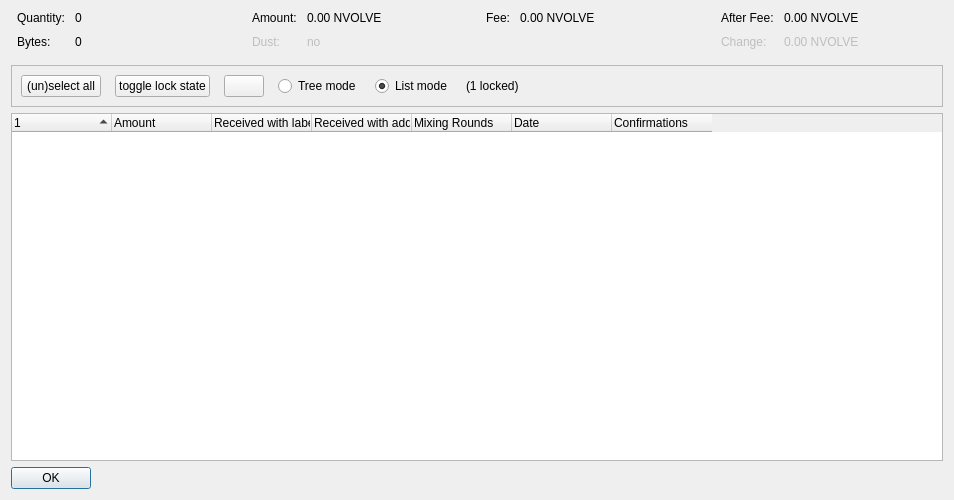
<?xml version="1.0" encoding="UTF-8"?>
<ui version="4.0">
 <class>CoinControlDialog</class>
 <widget class="QDialog" name="CoinControlDialog">
  <property name="geometry">
   <rect>
    <x>0</x>
    <y>0</y>
    <width>954</width>
    <height>500</height>
   </rect>
  </property>
  <property name="windowTitle">
   <string>Coin Selection</string>
  </property>
  <layout class="QVBoxLayout" name="verticalLayout">
   <item>
    <layout class="QHBoxLayout" name="horizontalLayoutTop" stretch="0,0,0,0">
     <property name="topMargin">
      <number>0</number>
     </property>
     <property name="bottomMargin">
      <number>10</number>
     </property>
     <item>
      <layout class="QFormLayout" name="formLayoutCoinControl1">
       <property name="horizontalSpacing">
        <number>10</number>
       </property>
       <property name="verticalSpacing">
        <number>10</number>
       </property>
       <property name="leftMargin">
        <number>6</number>
       </property>
       <property name="rightMargin">
        <number>6</number>
       </property>
       <item row="0" column="0">
        <widget class="QLabel" name="labelCoinControlQuantityText">
         <property name="text">
          <string>Quantity:</string>
         </property>
        </widget>
       </item>
       <item row="0" column="1">
        <widget class="QLabel" name="labelCoinControlQuantity">
         <property name="cursor">
          <cursorShape>IBeamCursor</cursorShape>
         </property>
         <property name="contextMenuPolicy">
          <enum>Qt::ActionsContextMenu</enum>
         </property>
         <property name="text">
          <string notr="true">0</string>
         </property>
         <property name="textInteractionFlags">
          <set>Qt::LinksAccessibleByMouse|Qt::TextSelectableByKeyboard|Qt::TextSelectableByMouse</set>
         </property>
        </widget>
       </item>
       <item row="1" column="0">
        <widget class="QLabel" name="labelCoinControlBytesText">
         <property name="text">
          <string>Bytes:</string>
         </property>
        </widget>
       </item>
       <item row="1" column="1">
        <widget class="QLabel" name="labelCoinControlBytes">
         <property name="cursor">
          <cursorShape>IBeamCursor</cursorShape>
         </property>
         <property name="contextMenuPolicy">
          <enum>Qt::ActionsContextMenu</enum>
         </property>
         <property name="text">
          <string notr="true">0</string>
         </property>
         <property name="textInteractionFlags">
          <set>Qt::LinksAccessibleByMouse|Qt::TextSelectableByKeyboard|Qt::TextSelectableByMouse</set>
         </property>
        </widget>
       </item>
      </layout>
     </item>
     <item>
      <layout class="QFormLayout" name="formLayoutCoinControl2">
       <property name="horizontalSpacing">
        <number>10</number>
       </property>
       <property name="verticalSpacing">
        <number>10</number>
       </property>
       <property name="leftMargin">
        <number>6</number>
       </property>
       <property name="rightMargin">
        <number>6</number>
       </property>
       <item row="0" column="0">
        <widget class="QLabel" name="labelCoinControlAmountText">
         <property name="text">
          <string>Amount:</string>
         </property>
        </widget>
       </item>
       <item row="0" column="1">
        <widget class="QLabel" name="labelCoinControlAmount">
         <property name="cursor">
          <cursorShape>IBeamCursor</cursorShape>
         </property>
         <property name="contextMenuPolicy">
          <enum>Qt::ActionsContextMenu</enum>
         </property>
         <property name="text">
          <string notr="true">0.00 NVOLVE</string>
         </property>
         <property name="textInteractionFlags">
          <set>Qt::LinksAccessibleByMouse|Qt::TextSelectableByKeyboard|Qt::TextSelectableByMouse</set>
         </property>
        </widget>
       </item>
       <item row="1" column="0">
        <widget class="QLabel" name="labelCoinControlLowOutputText">
         <property name="enabled">
          <bool>false</bool>
         </property>
         <property name="text">
          <string>Dust:</string>
         </property>
        </widget>
       </item>
       <item row="1" column="1">
        <widget class="QLabel" name="labelCoinControlLowOutput">
         <property name="enabled">
          <bool>false</bool>
         </property>
         <property name="cursor">
          <cursorShape>IBeamCursor</cursorShape>
         </property>
         <property name="contextMenuPolicy">
          <enum>Qt::ActionsContextMenu</enum>
         </property>
         <property name="text">
          <string notr="true">no</string>
         </property>
         <property name="textInteractionFlags">
          <set>Qt::LinksAccessibleByMouse|Qt::TextSelectableByKeyboard|Qt::TextSelectableByMouse</set>
         </property>
        </widget>
       </item>
      </layout>
     </item>
     <item>
      <layout class="QFormLayout" name="formLayoutCoinControl3">
       <property name="horizontalSpacing">
        <number>10</number>
       </property>
       <property name="verticalSpacing">
        <number>10</number>
       </property>
       <property name="leftMargin">
        <number>6</number>
       </property>
       <property name="rightMargin">
        <number>6</number>
       </property>
       <item row="0" column="0">
        <widget class="QLabel" name="labelCoinControlFeeText">
         <property name="text">
          <string>Fee:</string>
         </property>
        </widget>
       </item>
       <item row="0" column="1">
        <widget class="QLabel" name="labelCoinControlFee">
         <property name="cursor">
          <cursorShape>IBeamCursor</cursorShape>
         </property>
         <property name="contextMenuPolicy">
          <enum>Qt::ActionsContextMenu</enum>
         </property>
         <property name="text">
          <string notr="true">0.00 NVOLVE</string>
         </property>
         <property name="textInteractionFlags">
          <set>Qt::LinksAccessibleByMouse|Qt::TextSelectableByKeyboard|Qt::TextSelectableByMouse</set>
         </property>
        </widget>
       </item>
      </layout>
     </item>
     <item>
      <layout class="QFormLayout" name="formLayoutCoinControl4">
       <property name="horizontalSpacing">
        <number>10</number>
       </property>
       <property name="verticalSpacing">
        <number>10</number>
       </property>
       <property name="leftMargin">
        <number>6</number>
       </property>
       <property name="rightMargin">
        <number>6</number>
       </property>
       <item row="0" column="0">
        <widget class="QLabel" name="labelCoinControlAfterFeeText">
         <property name="text">
          <string>After Fee:</string>
         </property>
        </widget>
       </item>
       <item row="0" column="1">
        <widget class="QLabel" name="labelCoinControlAfterFee">
         <property name="cursor">
          <cursorShape>IBeamCursor</cursorShape>
         </property>
         <property name="contextMenuPolicy">
          <enum>Qt::ActionsContextMenu</enum>
         </property>
         <property name="text">
          <string notr="true">0.00 NVOLVE</string>
         </property>
         <property name="textInteractionFlags">
          <set>Qt::LinksAccessibleByMouse|Qt::TextSelectableByKeyboard|Qt::TextSelectableByMouse</set>
         </property>
        </widget>
       </item>
       <item row="1" column="0">
        <widget class="QLabel" name="labelCoinControlChangeText">
         <property name="enabled">
          <bool>false</bool>
         </property>
         <property name="text">
          <string>Change:</string>
         </property>
        </widget>
       </item>
       <item row="1" column="1">
        <widget class="QLabel" name="labelCoinControlChange">
         <property name="enabled">
          <bool>false</bool>
         </property>
         <property name="cursor">
          <cursorShape>IBeamCursor</cursorShape>
         </property>
         <property name="contextMenuPolicy">
          <enum>Qt::ActionsContextMenu</enum>
         </property>
         <property name="text">
          <string notr="true">0.00 NVOLVE</string>
         </property>
         <property name="textInteractionFlags">
          <set>Qt::LinksAccessibleByMouse|Qt::TextSelectableByKeyboard|Qt::TextSelectableByMouse</set>
         </property>
        </widget>
       </item>
      </layout>
     </item>
    </layout>
   </item>
   <item>
    <widget class="QFrame" name="frame">
     <property name="minimumSize">
      <size>
       <width>0</width>
       <height>40</height>
      </size>
     </property>
     <property name="frameShape">
      <enum>QFrame::StyledPanel</enum>
     </property>
     <property name="frameShadow">
      <enum>QFrame::Sunken</enum>
     </property>
     <layout class="QHBoxLayout" name="horizontalLayout">
      <item>
       <layout class="QHBoxLayout" name="horizontalLayoutPanel" stretch="0,0,0,0,0,0,0">
        <property name="spacing">
         <number>14</number>
        </property>
        <item>
         <widget class="QPushButton" name="pushButtonSelectAll">
          <property name="sizePolicy">
           <sizepolicy hsizetype="Maximum" vsizetype="Fixed">
            <horstretch>0</horstretch>
            <verstretch>0</verstretch>
           </sizepolicy>
          </property>
          <property name="text">
           <string>(un)select all</string>
          </property>
          <property name="autoDefault">
           <bool>false</bool>
          </property>
         </widget>
        </item>
        <item>
         <widget class="QPushButton" name="pushButtonToggleLock">
          <property name="sizePolicy">
           <sizepolicy hsizetype="Maximum" vsizetype="Fixed">
            <horstretch>0</horstretch>
            <verstretch>0</verstretch>
           </sizepolicy>
          </property>
          <property name="text">
           <string>toggle lock state</string>
          </property>
          <property name="autoDefault">
           <bool>false</bool>
          </property>
         </widget>
        </item>
        <item>
         <widget class="QPushButton" name="hideButton">
          <property name="sizePolicy">
           <sizepolicy hsizetype="Maximum" vsizetype="Fixed">
            <horstretch>0</horstretch>
            <verstretch>0</verstretch>
           </sizepolicy>
          </property>
          <property name="text">
           <string/>
          </property>
          <property name="autoDefault">
           <bool>false</bool>
          </property>
         </widget>
        </item>
        <item>
         <widget class="QRadioButton" name="radioTreeMode">
          <property name="sizePolicy">
           <sizepolicy hsizetype="Maximum" vsizetype="Fixed">
            <horstretch>0</horstretch>
            <verstretch>0</verstretch>
           </sizepolicy>
          </property>
          <property name="text">
           <string>Tree mode</string>
          </property>
         </widget>
        </item>
        <item>
         <widget class="QRadioButton" name="radioListMode">
          <property name="sizePolicy">
           <sizepolicy hsizetype="Maximum" vsizetype="Fixed">
            <horstretch>0</horstretch>
            <verstretch>0</verstretch>
           </sizepolicy>
          </property>
          <property name="text">
           <string>List mode</string>
          </property>
          <property name="checked">
           <bool>true</bool>
          </property>
         </widget>
        </item>
        <item>
         <widget class="QLabel" name="labelLocked">
          <property name="text">
           <string>(1 locked)</string>
          </property>
         </widget>
        </item>
        <item>
         <spacer name="horizontalSpacer">
          <property name="orientation">
           <enum>Qt::Horizontal</enum>
          </property>
          <property name="sizeHint" stdset="0">
           <size>
            <width>40</width>
            <height>20</height>
           </size>
          </property>
         </spacer>
        </item>
       </layout>
      </item>
     </layout>
    </widget>
   </item>
   <item>
    <widget class="CoinControlTreeWidget" name="treeWidget">
     <property name="contextMenuPolicy">
      <enum>Qt::CustomContextMenu</enum>
     </property>
     <property name="sortingEnabled">
      <bool>false</bool>
     </property>
     <property name="columnCount">
      <number>7</number>
     </property>
     <attribute name="headerShowSortIndicator" stdset="0">
      <bool>true</bool>
     </attribute>
     <attribute name="headerStretchLastSection">
      <bool>false</bool>
     </attribute>
     <column>
      <property name="text">
       <string/>
      </property>
     </column>
     <column>
      <property name="text">
       <string>Amount</string>
      </property>
     </column>
     <column>
      <property name="text">
       <string>Received with label</string>
      </property>
     </column>
     <column>
      <property name="text">
       <string>Received with address</string>
      </property>
     </column>
     <column>
      <property name="text">
       <string>Mixing Rounds</string>
      </property>
     </column>
     <column>
      <property name="text">
       <string>Date</string>
      </property>
     </column>
     <column>
      <property name="text">
       <string>Confirmations</string>
      </property>
      <property name="toolTip">
       <string>Confirmed</string>
      </property>
     </column>
    </widget>
   </item>
   <item>
    <widget class="QDialogButtonBox" name="buttonBox">
     <property name="sizePolicy">
      <sizepolicy hsizetype="Maximum" vsizetype="Fixed">
       <horstretch>0</horstretch>
       <verstretch>0</verstretch>
      </sizepolicy>
     </property>
     <property name="orientation">
      <enum>Qt::Horizontal</enum>
     </property>
     <property name="standardButtons">
      <set>QDialogButtonBox::Ok</set>
     </property>
    </widget>
   </item>
  </layout>
 </widget>
 <customwidgets>
  <customwidget>
   <class>CoinControlTreeWidget</class>
   <extends>QTreeWidget</extends>
   <header>qt/coincontroltreewidget.h</header>
  </customwidget>
 </customwidgets>
 <resources/>
 <connections/>
</ui>
